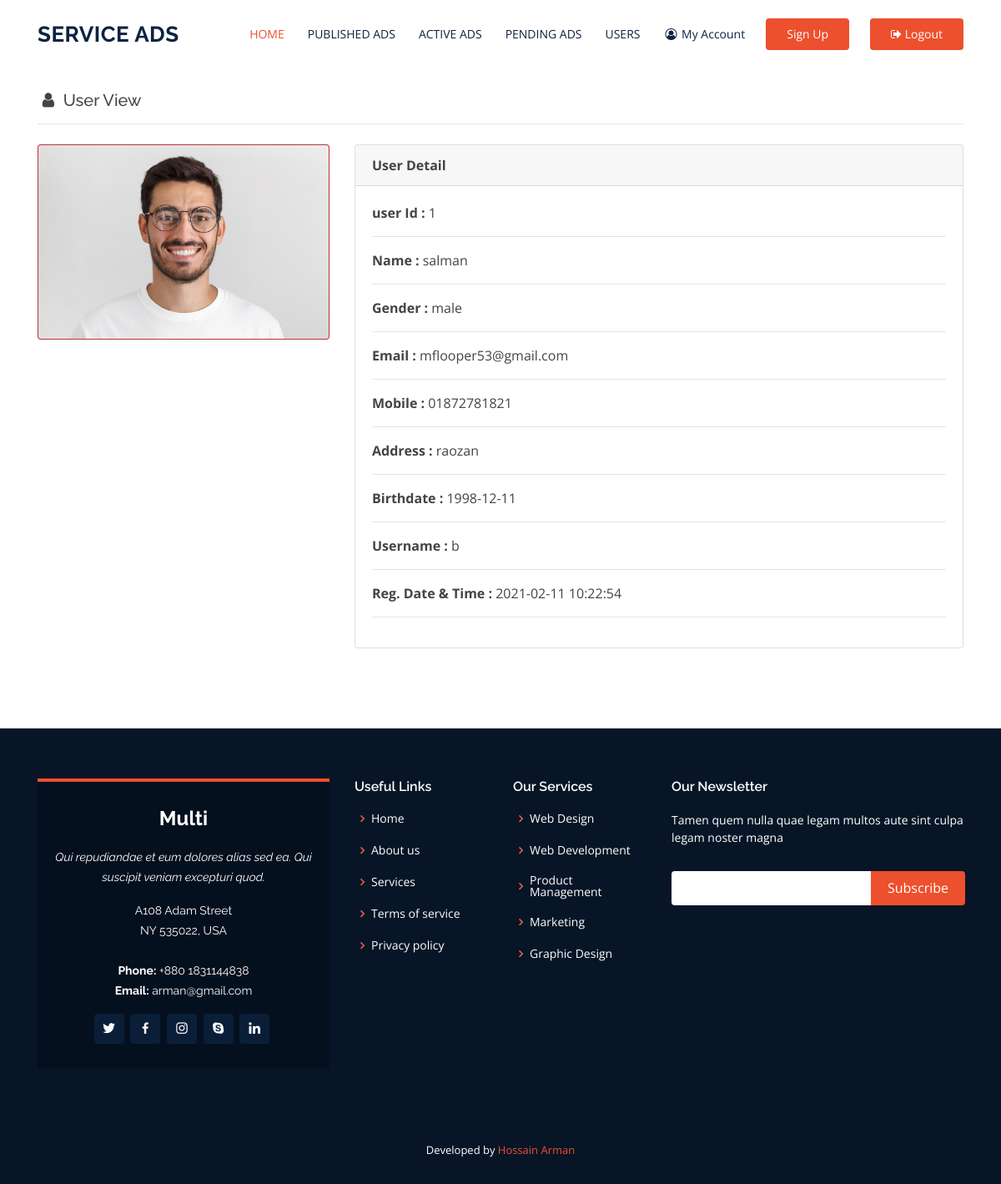
/view_user.php?user_id=1 (signed in), run on the app's committed database.
### tables this page shows
CREATE TABLE IF NOT EXISTS `tb_user` (
  `user_id` bigint(20) NOT NULL AUTO_INCREMENT,
  `name` varchar(100) DEFAULT NULL,
  `user_gender` varchar(100) DEFAULT NULL,
  `user_email` varchar(255) DEFAULT NULL,
  `user_contact` varchar(50) DEFAULT NULL,
  `user_address` varchar(255) DEFAULT NULL,
  `user_birthdate` varchar(255) DEFAULT NULL,
  `user_username` varchar(255) DEFAULT NULL,
  `user_password` varchar(255) DEFAULT NULL,
  `verified` int(11) DEFAULT '0',
  `user_verification_code` varchar(255) DEFAULT NULL,
  `entry_time` datetime DEFAULT NULL,
  PRIMARY KEY (`user_id`)
);

### include/Database.php (called while the page is built, shortened)
<?php
Class Database{
 public $host   = DB_HOST;
 public $user   = DB_USER;
 public $pass   = DB_PASS;
 public $dbname = DB_NAME;
 public $link;
private function connectDB(){
 $this->link = new mysqli($this->host, $this->user, $this->pass,
  $this->dbname);
 }
public function select($query){
  $result = $this->link->query($query) or
   die($this->link->error.__LINE__);
  if($result->num_rows > 0){
    return $result;
  } else {
    return false;
  }
 }
}

### view_user.php (the view, shortened to what this page needs)
<?php
  include "include/Database.php";
 ?>
 <?php
   $db = new Database();
   if(isset($_GET['user_id']))
   {
     $user_id = $_GET['user_id'];
     $sql     = "SELECT * FROM tb_user WHERE user_id = $user_id";
     $result  = $db->select($sql);
     while($getData = $result->fetch_assoc())
     {
       $user_id        = $getData['user_id'];
       $name           = $getData['name'];
       $user_gender    = $getData['user_gender'];
       $user_email     = $getData['user_email'];
       $user_contact   = $getData['user_contact'];
       $user_address   = $getData['user_address'];
       $user_birthdate = $getData['user_birthdate'];
       $username       = $getData['user_username'];
       $entry_time     = $getData['entry_time'];
     }
   }
  ?>
<!DOCTYPE html>
<html lang="en">
<head>
  <link rel="stylesheet" href="font-awesome-4.7.0/css/font-awesome.min.css">
  <link href="assets/vendor/bootstrap/css/bootstrap.min.css" rel="stylesheet">
  <link href="assets/vendor/icofont/icofont.min.css" rel="stylesheet">
  <link href="assets/vendor/boxicons/css/boxicons.min.css" rel="stylesheet">
  <link href="assets/vendor/animate.css/animate.min.css" rel="stylesheet">
  <link href="assets/vendor/remixicon/remixicon.css" rel="stylesheet">
  <link href="assets/vendor/venobox/venobox.css" rel="stylesheet">
  <link href="assets/vendor/owl.carousel/assets/owl.carousel.min.css" rel="stylesheet">
  <link href="assets/vendor/aos/aos.css" rel="stylesheet">
  <link href="assets/css/style.css" rel="stylesheet">
</head>
<body>
  <header id="header" class="fixed-top">
    <div class="container d-flex align-items-center">
      <h1 class="logo mr-auto"><a href="index.php">Service Ads</a></h1>
      <nav class="nav-menu d-none d-lg-block">
        <ul>
          <li class="active"><a href="admin_home.php">HOME</a></li>
          <li><a href="published_ads.php">PUBLISHED ADS</a></li>
          <li><a href="active_ads.php">ACTIVE ADS</a></li>
          <li><a href="pending_ads.php">PENDING ADS</a></li>
          <li><a href="user_list.php">USERS</a></li>
          <li><a href="admin_account.php"><i class="fa fa-user-circle-o fa-fw"></i> My Account</a></li>
        </ul>
      </nav>
      <a href="admin_signup.php" class="get-started-btn">Sign Up</a>
      <a href="logout_admin.php" onclick="return confirm('Are You sure you want to logout?');" class="get-started-btn"><i class="fa fa-sign-out" aria-hidden="true"></i> Logout</a>
    </div>
  </header>
  <br><br>
  <section id="admin_home" class="pb-1 mb-1">
    <div class="container">
      <div class="row">
        <div class="col">
          <h5><i class="fa fa-user fa-fw" aria-hidden="true"></i> User View</h5><hr>
        </div>
      </div>
    </div>
  </section>
    <section id="user_view" class="p-0 m-0">
      <div class="container">
        <div class="row">
          <div class="col-lg-4 mb-3">
            <div class="card bg-danger text-white">
              <img src="img/man.jpg" class="card-img" alt="...">
            </div>
          </div>
          <div class="col-lg-8">
            <div class="card">
            <div class="card-header font-weight-bold">User Detail</div>
            <div class="card-body">
              <p class="card-text"><strong>user Id : </strong> <?php echo $user_id; ?></p><hr>
              <p class="card-text"><strong>Name : </strong> <?php echo $name; ?></p><hr>
              <p class="card-text"><strong>Gender : </strong> <?php echo $user_gender; ?></p><hr>
              <p class="card-text"><strong>Email : </strong> <?php echo $user_email; ?></p><hr>
              <p class="card-text"><strong>Mobile : </strong> <?php echo $user_contact; ?></p><hr>
              <p class="card-text"><strong>Address : </strong> <?php echo $user_address; ?></p><hr>
              <p class="card-text"><strong>Birthdate : </strong> <?php echo $user_birthdate; ?></p><hr>
              <p class="card-text"><strong>Username : </strong> <?php echo $username; ?></p><hr>
              <p class="card-text"><strong>Reg. Date & Time : </strong> <?php echo $entry_time; ?></p><hr>
            </div>
          </div>
        </div>
      </div>
    </section>
    <br><br><br><br>
  <footer id="footer">
    <div class="footer-top">
      <div class="container">
        <div class="row">
          <div class="col-lg-4 col-md-6">
            <div class="footer-info">
              <h3>Multi</h3>
              <p class="pb-3"><em>Qui repudiandae et eum dolores alias sed ea. Qui suscipit veniam excepturi quod.</em></p>
              <p>
                A108 Adam Street <br>
                NY 535022, USA<br><br>
                <strong>Phone:</strong> +880 1831144838<br>
                <strong>Email:</strong> arman@gmail.com<br>
              </p>
              <div class="social-links mt-3">
                <a href="#" class="twitter"><i class="bx bxl-twitter"></i></a>
                <a href="#" class="facebook"><i class="bx bxl-facebook"></i></a>
                <a href="#" class="instagram"><i class="bx bxl-instagram"></i></a>
                <a href="#" class="google-plus"><i class="bx bxl-skype"></i></a>
                <a href="#" class="linkedin"><i class="bx bxl-linkedin"></i></a>
              </div>
            </div>
          </div>
          <div class="col-lg-2 col-md-6 footer-links">
            <h4>Useful Links</h4>
            <ul>
              <li><i class="bx bx-chevron-right"></i> <a href="#">Home</a></li>
              <li><i class="bx bx-chevron-right"></i> <a href="#">About us</a></li>
              <li><i class="bx bx-chevron-right"></i> <a href="#">Services</a></li>
              <li><i class="bx bx-chevron-right"></i> <a href="#">Terms of service</a></li>
              <li><i class="bx bx-chevron-right"></i> <a href="#">Privacy policy</a></li>
            </ul>
          </div>
          <div class="col-lg-2 col-md-6 footer-links">
            <h4>Our Services</h4>
            <ul>
              <li><i class="bx bx-chevron-right"></i> <a href="#">Web Design</a></li>
              <li><i class="bx bx-chevron-right"></i> <a href="#">Web Development</a></li>
              <li><i class="bx bx-chevron-right"></i> <a href="#">Product Management</a></li>
              <li><i class="bx bx-chevron-right"></i> <a href="#">Marketing</a></li>
              <li><i class="bx bx-chevron-right"></i> <a href="#">Graphic Design</a></li>
            </ul>
          </div>
          <div class="col-lg-4 col-md-6 footer-newsletter">
            <h4>Our Newsletter</h4>
            <p>Tamen quem nulla quae legam multos aute sint culpa legam noster magna</p>
            <form action="" method="post">
              <input type="email" name="email"><input type="submit" value="Subscribe">
            </form>
          </div>
        </div>
      </div>
    </div>
    <div class="container">
      <hr>
      <div class="credits">
        Developed by <a href="#">Hossain Arman</a>
      </div>
    </div>
  </footer>
</body>
</html>

### assets/css/style.css (style rules this page uses)
body { font-family: "Open Sans", sans-serif; color: #444444; }
a { color: #ed502e; }
h1, h2, h3, h4, h5, h6 { font-family: "Raleway", sans-serif; }
#header { background: #fff; transition: all 0.5s; z-index: 997; padding: 20px 0; }
#header .logo { font-size: 26px; margin: 0; padding: 0; line-height: 1; font-weight: 700; letter-spacing: 0.5px; text-transform: uppercase; }
#header .logo a { color: #0b2341; }
.nav-menu ul { margin: 0; padding: 0; list-style: none; }
.nav-menu > ul { display: flex; }
.nav-menu > ul > li { position: relative; white-space: nowrap; padding: 10px 0 10px 28px; }
.nav-menu a { display: block; position: relative; color: #0b2341; transition: 0.3s; font-size: 14px; font-family: "Open Sans", sans-serif; }
.nav-menu a:hover, .nav-menu .active > a, .nav-menu li:hover > a { color: #ed502e; }
.get-started-btn { margin-left: 25px; background: #ed502e; color: #fff; border-radius: 4px; padding: 8px 25px 9px 25px; white-space: nowrap; transition: 0.3s; font-size: 14px; display: inline-block; }
.mobile-nav { position: fixed; top: 55px; right: 15px; bottom: 15px; left: 15px; z-index: 9999; overflow-y: auto; background: #fff; transition: ease-in-out 0.2s; opacity: 0; visibility: hidden; border-radius: 10px; padding: 10px 0; }
.mobile-nav * { margin: 0; padding: 0; list-style: none; }
.mobile-nav a { display: block; position: relative; color: #0b2341; padding: 10px 20px; font-weight: 500; outline: none; }
.mobile-nav a:hover, .mobile-nav .active > a, .mobile-nav li:hover > a { color: #ed502e; text-decoration: none; }
section { padding: 60px 0; }
#footer { background: #071527; padding: 0 0 30px 0; color: #fff; font-size: 14px; }
#footer .footer-top { padding: 60px 0 30px 0; }
#footer .footer-top .footer-info { margin-bottom: 15px; background: #05101e; border-top: 4px solid #ed502e; text-align: center; padding: 30px 20px; }
#footer .footer-top .footer-info h3 { font-size: 24px; margin: 0 0 20px 0; padding: 2px 0 2px 0; line-height: 1; font-weight: 700; }
#footer .footer-top .footer-info p { font-size: 14px; line-height: 24px; margin-bottom: 0; font-family: "Raleway", sans-serif; }
#footer .footer-top .social-links a { font-size: 18px; display: inline-block; color: #fff; line-height: 1; padding: 8px 0; margin-right: 4px; border-radius: 4px; text-align: center; width: 36px; height: 36px; transition: 0.3s; background: #0a1e38; }
#footer .footer-top h4 { font-size: 16px; font-weight: 600; color: #fff; position: relative; padding-bottom: 12px; }
#footer .footer-top .footer-links { margin-bottom: 30px; }
#footer .footer-top .footer-links ul { list-style: none; padding: 0; margin: 0; }
#footer .footer-top .footer-links ul i { padding-right: 2px; color: #ef6445; font-size: 18px; line-height: 1; }
#footer .footer-top .footer-links ul li { padding: 10px 0; display: flex; align-items: center; }
#footer .footer-top .footer-links ul li:first-child { padding-top: 0; }
#footer .footer-top .footer-links ul a { color: #fff; transition: 0.3s; display: inline-block; line-height: 1; }
#footer .footer-top .footer-newsletter form { margin-top: 30px; background: #fff; padding: 6px 10px; position: relative; border-radius: 4px; }
#footer .footer-top .footer-newsletter form input[type="email"] { border: 0; padding: 4px; width: calc(100% - 110px); }
#footer .footer-top .footer-newsletter form input[type="submit"] { position: absolute; top: 0; right: -2px; bottom: 0; border: 0; background: none; font-size: 16px; padding: 0 20px 2px 20px; background: #ed502e; color: #fff; transition: 0.3s; border-radius: 0 4px 4px 0; }
#footer .credits { padding-top: 10px; text-align: center; font-size: 13px; color: #fff; }

### data on the page
tb_user: user_id "1", name "salman", user_gender "male", user_email "mflooper53@gmail.com", user_contact "01872781821", user_address "raozan", user_birthdate "1998-12-11", user_username "b", entry_time "2021-02-11 10:22:54"
